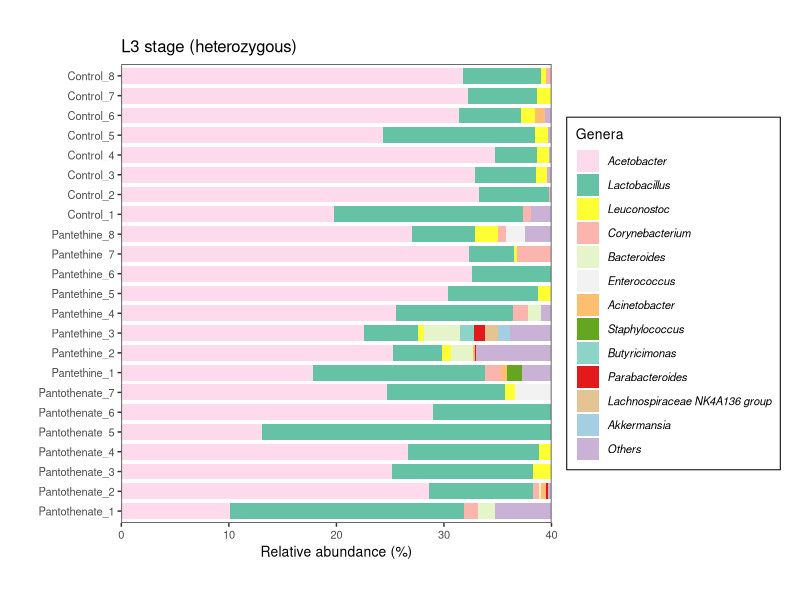

R code for this plot:
## ---- chunk 1
library(tidyverse)
library(RColorBrewer)
library(reshape2)
## ---- chunk 2

rm(list=ls())

# load feature/OTU table
com <- read.csv("feature-table-rarified-nontax.tsv", sep="\t", header=1, row.names=1, check.names = FALSE)

# replace hypen by underscore
colnames(com) <- gsub(colnames(com), pattern = '\\-', replacement = '_')
com <- t(com)

# only keep samples that belongs to L3 and heterozygous
com<- com[grepl("L3", row.names(com)),]
com<- com[grepl("heterozygous", row.names(com)),]
com <- t(com)
com[1:5, 1:2]

# load taxonomy table
taxa <- read.csv("taxonomy.csv", sep = ",", row.names = 1, header = TRUE)
taxa <- taxa[row.names(taxa) %in% row.names(com), ]
head(taxa)

## ---- chunk 3

# combine otu table and taxa info
df <- transform(merge(taxa, com, by="row.names"), row.names=Row.names, Row.names=NULL)

# only keep Genus column
df <- df[, -c(1:5, 7, 8)]
df[1:5, 1:2]

warning("double check is the table rarified or not?")
(rarefactiondepth <- mean(colSums(com)))

# combine ASVs have same taxonomy
df <- aggregate(df[,-1], list(df$Genus), sum)
row.names(df) <- df$Group.1
df <- df[, -1]
df <- 100*df/rarefactiondepth

# only keep taxa with relative abundance > 0.05%
df$mean <- rowMeans(df)
df <- subset(df, mean > 0.05) 
df <- df[with(df, order(mean)), ]
df$mean <- NULL

## ---- chunk 4
# remove rows that was not assigend at genus level
df <- df[-9, ]
df <- t(df)
df <- as.data.frame(df)

# remove "uncultured bacterium"
df$`uncultured bacterium` <- NULL

# add a column for Others (such as ASVs that are not assigned at Genus level or Genera with abundance less than 0.1%)
df1 <- df %>% rownames_to_column('sample') 

df1 <- df1 %>%  mutate(Others = (100- rowSums(df1[, -1]))) %>%
  column_to_rownames('sample')

# move the last column to the start
df1 <- df1 %>%
  select(Others, everything())

head(df1)

## ---- chunk 5
df1$Acetobacter <- df1$Acetobacter - 60

# melt data.frame
df1 <- melt(as.matrix(df1))

# add group information
df1 <- df1 %>%
  separate(Var1, c("Stage", "Treatments", "Genotype", "Replicates"), "_")

df1$Treatments[df1$Treatments == 'VitaminB5'] <- 'Pantothenate'

df1$Groups <-  factor(paste(df1$Treatments, df1$Replicates, sep = "_"), level = c("Pantothenate_1", "Pantothenate_2", "Pantothenate_3", "Pantothenate_4", "Pantothenate_5", "Pantothenate_6", "Pantothenate_7", "Pantethine_1", "Pantethine_2",  "Pantethine_3",  "Pantethine_4","Pantethine_5",  "Pantethine_6", "Pantethine_7","Pantethine_8", "Control_1", "Control_2", "Control_3",    "Control_4", "Control_5", "Control_6", "Control_7", "Control_8"))

head(df1)
str(df1)
## ---- chunk 6

# colour code
set.seed(2333)
(colourCount = length(unique(df1$Var2)))
qual_col_pals <- brewer.pal.info[brewer.pal.info$category == 'qual',]
col_vector <- unlist(mapply(brewer.pal, qual_col_pals$maxcolors, rownames(qual_col_pals)))
col <- sample(col_vector, colourCount)
# pie(rep(1,colourCount), col=sample(col_vector, colourCount))

# stacked-bar plot
(p <- ggplot(df1, aes(x = Groups, y = value, fill = Var2)) + 
    geom_bar(stat = "identity", width = 0.8) +
    scale_y_continuous(expand = c(0, 0)) +
    scale_fill_manual(values = col) +
    labs(x = "", y = "Relative abundance (%)", title = "L3 stage (heterozygous)") +
    guides(fill = guide_legend(title="Genera", reverse = TRUE)) +
    coord_flip() +
    theme_bw()+
    theme(text = element_text(size = 10),
          panel.spacing = unit(0, "lines"),
          strip.background = element_blank(),
          strip.placement = "outside",
          legend.box.background = element_rect(),
          legend.box.margin = margin(1, 1, 1, 1),
          legend.text = element_text(face = "italic"),
          legend.position = "right", 
          panel.grid.major = element_blank(), 
          panel.grid.minor = element_blank(),
          plot.margin=unit(c(1, 0.5, 1, 0.5),"cm")))

ggsave("stacked_barplots_L3_heterozygous_genera_more_than_0.05.pdf", width = 12, height = 8.5, units = "cm", p, scale = 1.5) 

## ---- chunk 7
sessionInfo()
